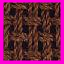

Tiled map render using the project's own tile images. Description and the map definition, with tile-layer contents summarised, below:
An orthogonal 1x1 tile map with 64x64 px tiles, 1 tile layer (BG_TILES) and 1 object (camper).

<map version="1.0" orientation="orthogonal" width="1" height="1" tilewidth="64" tileheight="64">
 <tileset firstgid="1" source="dont_starve/ground.tsx" />
 <layer name="BG_TILES" width="1" height="1">
  <data>[1 cells, 1 non-empty, 1 distinct tile ids]</data>
 </layer>
 <objectgroup name="FG_OBJECTS" width="1" height="1">
  <object type="camper" x="30" y="31" />
 </objectgroup>
</map>
